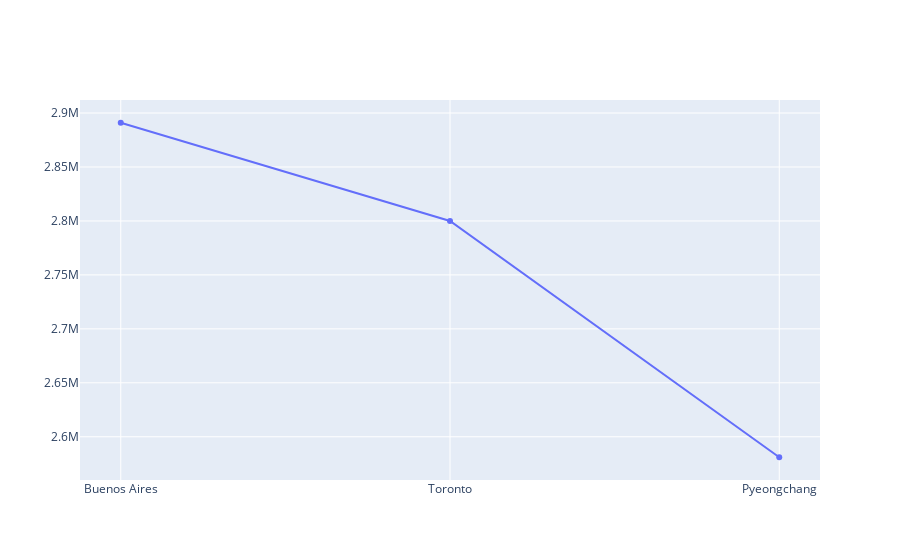

Notebook code for this chart:
### Markdown cell above
Now let's plot our data.

### Code cell
trace_first_three_pops = {'x': x_values, 'y': y_values}


plotly.offline.iplot([trace_first_three_pops])

### Figure 1 — Plotly figure (JSON) as saved in the notebook; plotly's stock layout.template omitted (floating-point values rounded to 4 significant figures)
{"data": [{"type": "scatter", "x": ["Buenos Aires", "Toronto", "Pyeongchang"], "y": [2891000, 2800000, 2581000]}], "layout": {}}
